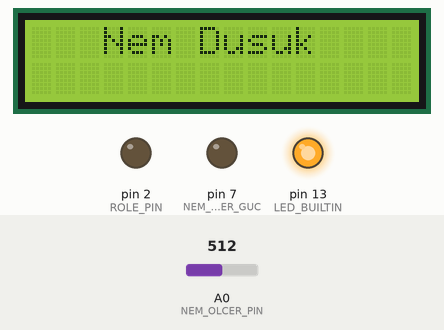
Recording of a sketch running on a simulated Arduino Uno, built with avr-gcc and run on an emulated ATmega328P. Parts: 16×2 character LCD, output pins drawn as LEDs (lit = HIGH). The test bench sets the inputs (shaded band); at power-on: A0 (NEM_OLCER_PIN) = 512. What the sketch prints to the serial monitor is not drawn.

Above: at 1.2 s.
1.3 s: A0 (NEM_OLCER_PIN) set to 739
5.6 s: A0 (NEM_OLCER_PIN) set to 768
At 7.1 s:
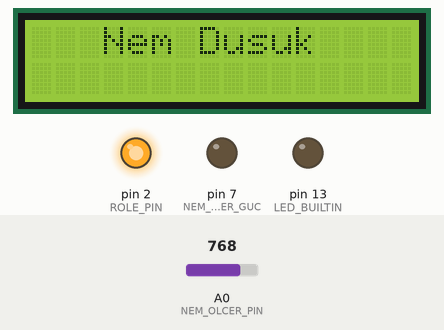
9.8 s: A0 (NEM_OLCER_PIN) set to 740
At 11.3 s:
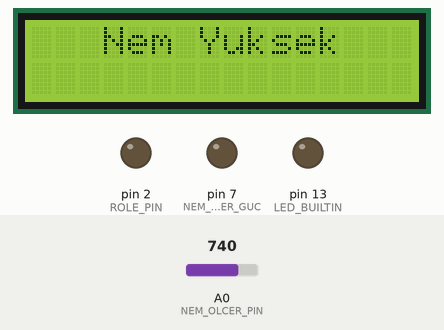
14.0 s: A0 (NEM_OLCER_PIN) set to 760
At 16.1 s:
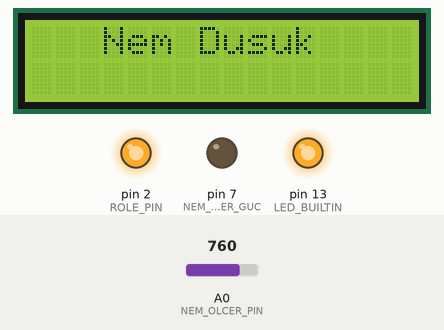
18.2 s: A0 (NEM_OLCER_PIN) set to 716
At 20.2 s:
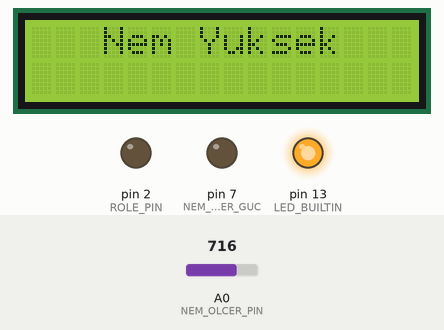
Timing chart, 0 to 23.3 s (numbered marks = the images above; inputs shaded):
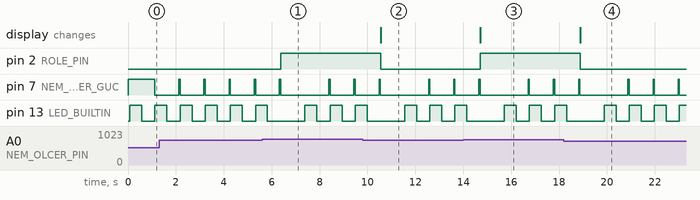

Measured:
- the behaviour switches between 750 and 751 on A0 (NEM_OLCER_PIN) (found by bisection; images 0 and 1)
- after the input at 5.6 s, pin 2 (ROLE_PIN): LOW → HIGH after 0.79 s
- after the input at 9.8 s, pin 2 (ROLE_PIN): HIGH → LOW after 0.75 s; the display: changes after 0.75 s (image 2)
- after the input at 14.0 s, pin 2 (ROLE_PIN): LOW → HIGH after 0.71 s; the display: changes after 0.71 s (image 3)
- after the input at 18.2 s, pin 2 (ROLE_PIN): HIGH → LOW after 0.68 s; the display: changes after 0.68 s (image 4)
- by itself, pin 13 (LED_BUILTIN): repeats every 1.1 s: HIGH 0.50 s, LOW 0.55 s

The sketch:

index.ino
```cpp
#include <LiquidCrystal_I2C.h>

LiquidCrystal_I2C lcd(0x27, 16, 2);

#define NEM_OLCER_GUC 7
#define NEM_OLCER_PIN A0

#define ROLE_PIN 2
#define ROLE_ACIK HIGH
#define ROLE_KAPALI LOW

#define LIMIT_SEVIYE 750

int roleOncekiDurumu = ROLE_KAPALI;
int roleSuankiDurumu = ROLE_KAPALI;

void setup() {
  pinMode(NEM_OLCER_GUC, OUTPUT);
  pinMode(ROLE_PIN, OUTPUT);
  pinMode(LED_BUILTIN, OUTPUT);

  digitalWrite(ROLE_PIN, ROLE_KAPALI);
  digitalWrite(NEM_OLCER_GUC, HIGH);

  lcd.begin();
  lcd.setCursor(3, 0);
  lcd.print("Nem Dusuk");

  Serial.begin(9600);
}

void loop() {
  digitalWrite(LED_BUILTIN, HIGH);
  delay(500);
  digitalWrite(LED_BUILTIN, LOW);
  delay(500);

  int nemSeviyesi = nemSeviyesiniOlc();

  if(nemSeviyesi <= LIMIT_SEVIYE){
    roleSuankiDurumu = ROLE_KAPALI;
  }else{
    roleSuankiDurumu = ROLE_ACIK;
  }

  Serial.println(nemSeviyesi);

  if(roleOncekiDurumu == roleSuankiDurumu) return;

  lcd.clear();
  lcd.setCursor(3, 0);
  if(nemSeviyesi <= LIMIT_SEVIYE){
    lcd.print("Nem Yuksek");
    digitalWrite(ROLE_PIN, ROLE_KAPALI);
  }else{
    lcd.print("Nem Dusuk");
    digitalWrite(ROLE_PIN, ROLE_ACIK);
  }

  roleOncekiDurumu = roleSuankiDurumu;
  delay(1000);
}

int nemSeviyesiniOlc() {
  digitalWrite(NEM_OLCER_GUC, HIGH);
  delay(50);
  int val = analogRead(NEM_OLCER_PIN);
  digitalWrite(NEM_OLCER_GUC, LOW);
  return val;
}
```
